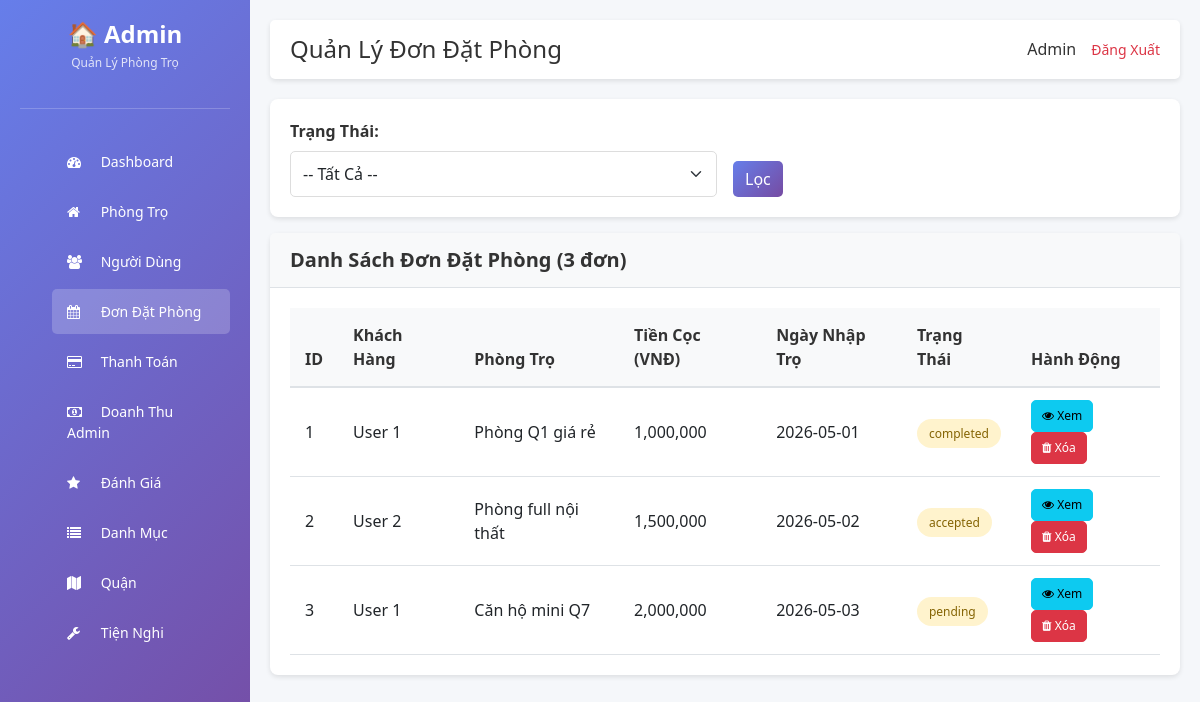
Page /public/admin/bookings.php (signed in) on the earlier database version.
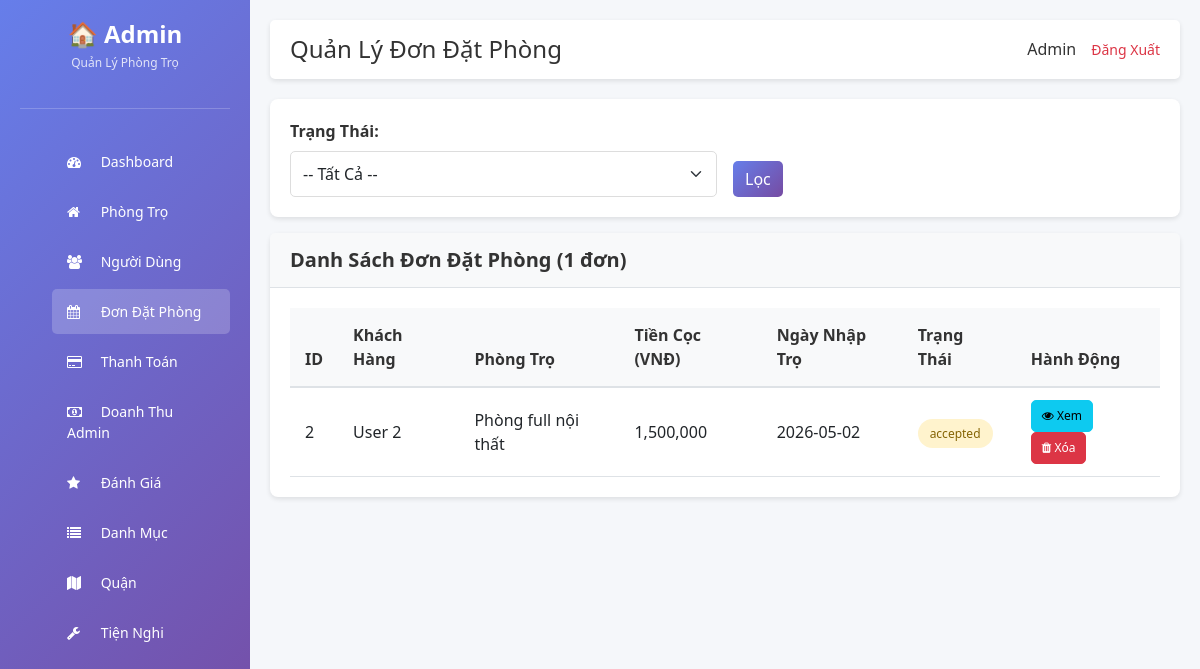
Same page on the later database version.
### tables this page shows
CREATE TABLE `bookings` (
  `id` int(11) NOT NULL,
  `user_id` int(11) DEFAULT NULL,
  `motel_id` int(11) DEFAULT NULL,
  `deposit_amount` int(11) DEFAULT NULL,
  `checkin_date` date DEFAULT NULL,
  `status` enum('pending','paid','accepted','completed','rejected','cancelled') DEFAULT 'pending',
  `created_at` timestamp NOT NULL DEFAULT current_timestamp()
);

CREATE TABLE `users` (
  `id` int(11) NOT NULL,
  `name` varchar(100) DEFAULT NULL,
  `email` varchar(150) DEFAULT NULL,
  `password` varchar(255) DEFAULT NULL,
  `phone` varchar(20) DEFAULT NULL,
  `avatar` varchar(255) DEFAULT NULL,
  `role` enum('user','owner','admin') DEFAULT 'user',
  `created_at` timestamp NOT NULL DEFAULT current_timestamp(),
  `status` int(1) NOT NULL DEFAULT 0 COMMENT '0: Pending, 1: Active, 2: Banned.'
);

CREATE TABLE `motels` (
  `id` int(11) NOT NULL,
  `title` varchar(255) NOT NULL,
  `description` text DEFAULT NULL,
  `price` int(11) NOT NULL,
  `area` int(11) DEFAULT NULL,
  `address` varchar(255) DEFAULT NULL,
  `lat` decimal(10,8) DEFAULT NULL,
  `lng` decimal(11,8) DEFAULT NULL,
  `phone` varchar(20) DEFAULT NULL,
  `user_id` int(11) NOT NULL,
  `category_id` int(11) DEFAULT NULL,
  `district_id` int(11) DEFAULT NULL,
  `status` enum('pending','approved','hidden') DEFAULT 'pending',
  `count_view` int(11) DEFAULT 0,
  `created_at` timestamp NOT NULL DEFAULT current_timestamp(),
  `updated_at` timestamp NULL DEFAULT NULL
);

### public/admin_init.php (called while the page is built, shortened)
<?php
require_once __DIR__ . '/../config/database.php';
require_once __DIR__ . '/../core/Database.php';
require_once __DIR__ . '/../core/Booking.php';
require_once __DIR__ . '/../app/controller/BookingController.php';
require_once __DIR__ . '/../app/controller/ActivityLogController.php';
$db = new Database($conn);
?>

### app/controller/BookingController.php (called while the page is built, shortened)
<?php
class BookingController {
    private $booking;
    public function __construct($db, $activityLog = null) {
        $this->booking = new Booking($db);
    }
    public function listBookings() {
        $page = isset($_GET['page']) ? (int)$_GET['page'] : 1;
        $status = isset($_GET['status']) ? $_GET['status'] : '';
        $bookings = $this->booking->getAll($page, ITEMS_PER_PAGE, $status);
        $total = $this->booking->getTotal($status);
        $total_pages = ceil($total / ITEMS_PER_PAGE);
        return [
            'bookings' => $bookings,
            'total' => $total,
            'page' => $page,
            'total_pages' => $total_pages,
            'status' => $status
        ];
    }
}
?>

### core/Booking.php (called while the page is built, shortened)
<?php
class Booking {
    private $db;
    public function __construct($database) {
        $this->db = $database;
    }
    public function getAll($page = 1, $limit = ITEMS_PER_PAGE, $status = '') {
        $offset = ($page - 1) * $limit;
        $sql = "SELECT b.*, u.name as user_name, u.email as user_email, m.title as motel_title
                FROM bookings b
                LEFT JOIN users u ON b.user_id = u.id
                LEFT JOIN motels m ON b.motel_id = m.id";
        $sql .= " ORDER BY b.created_at DESC LIMIT $offset, $limit";
        return $this->db->getRows($sql);
    }
    public function getTotal($status = '') {
        $where = '';
        return $this->db->count('bookings', $where);
    }
}
?>

### core/Database.php (called while the page is built, shortened)
<?php
class Database {
    private $conn;
    public function __construct($connection) {
        $this->conn = $connection;
    }
    public function getRows($sql) {
        $result = $this->conn->query($sql);
        if ($result && $result->num_rows > 0) {
            $rows = [];
            while ($row = $result->fetch_assoc()) {
                $rows[] = $row;
            }
            return $rows;
        }
        return [];
    }
    public function count($table, $where = '') {
        $sql = "SELECT COUNT(*) as count FROM $table";
        $result = $this->conn->query($sql);
        if ($result) {
            $row = $result->fetch_assoc();
            return $row['count'];
        }
        return 0;
    }
}
?>

### public/admin/bookings.php (the view, shortened to what the changed rows need)
<?php
require_once __DIR__ . '/../admin_init.php';
$activityLog = new ActivityLog($db);
$controller = new BookingController($db, $activityLog);
$data = $controller->listBookings();
?>
<!DOCTYPE html>
<html lang="vi">
<head>
    <link href="https://cdn.jsdelivr.net/npm/bootstrap@5.3.0/dist/css/bootstrap.min.css" rel="stylesheet">
    <link href="https://cdn.jsdelivr.net/npm/font-awesome@4.7.0/css/font-awesome.min.css" rel="stylesheet">
    <link href="<?php echo ADMIN_URL; ?>assets/css/style.css" rel="stylesheet">
</head>
<body>
    <div class="sidebar">
        <div class="logo">
            <h2>🏠 Admin</h2>
        </div>
    </div>
    <div class="main-content">
        <div class="topbar">
            <h1>Quản Lý Đơn Đặt Phòng</h1>
        </div>
        <div class="card">
            <div class="card-header">
                <h5 class="mb-0">Danh Sách Đơn Đặt Phòng (<?php echo $data['total']; ?> đơn)</h5>
            </div>
            <div class="card-body">
                <?php if (!empty($data['bookings'])): ?>
                <div class="table-responsive">
                    <table class="table table-hover">
                        <thead class="table-light">
                            <tr>
                                <th>ID</th>
                                <th>Khách Hàng</th>
                                <th>Phòng Trọ</th>
                                <th>Tiền Cọc (VNĐ)</th>
                                <th>Ngày Nhập Trọ</th>
                                <th>Trạng Thái</th>
                                <th>Hành Động</th>
                            </tr>
                        </thead>
                        <tbody>
                            <?php foreach ($data['bookings'] as $booking): ?>
                            <tr>
                                <td><?php echo $booking['id']; ?></td>
                                <td><?php echo htmlspecialchars($booking['user_name'] ?? 'N/A'); ?></td>
                                <td><?php echo htmlspecialchars(substr($booking['motel_title'] ?? 'N/A', 0, 30)); ?></td>
                                <td><?php echo number_format($booking['deposit_amount'] ?? 0); ?></td>
                                <td><?php echo $booking['checkin_date']; ?></td>
                                <td><span class="pending-badge"><?php echo $booking['status']; ?></span></td>
                                <td>
                                    <a href="<?php echo ADMIN_URL . 'booking_detail.php?id=' . $booking['id']; ?>" class="btn btn-sm btn-info">
                                        <i class="fa fa-eye"></i> Xem
                                    </a>
                                    <a href="<?php echo ADMIN_URL . 'bookings.php?action=delete&id=' . $booking['id']; ?>" class="btn btn-sm btn-danger" onclick="return confirm('Xóa đơn này?');">
                                        <i class="fa fa-trash"></i> Xóa
                                    </a>
                                </td>
                            </tr>
                            <?php endforeach; ?>
                        </tbody>
                    </table>
                </div>
                <?php else: ?>
                <div class="alert alert-info">Không có đơn đặt phòng nào.</div>
                <?php endif; ?>
            </div>
        </div>
    </div>
</body>
</html>

Differences in the rows shown:
removed bookings: id "1", user.name "User 1", motel.title "Phòng Q1 giá rẻ", deposit_amount "1,000,000", checkin_date "2026-05-01", status "completed"
removed bookings: id "3", user.name "User 1", motel.title "Căn hộ mini Q7", deposit_amount "2,000,000", checkin_date "2026-05-03", status "pending"
Other differences:
$data['total']: "3" → "1"
